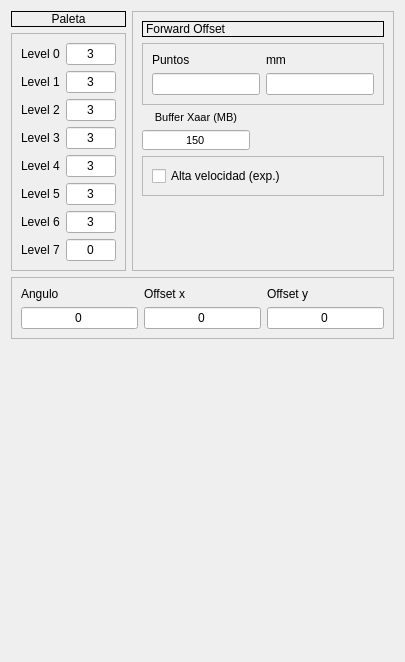
          <widget class="QWidget" name="tab_4">
           <attribute name="title">
            <string>Config</string>
           </attribute>
           <layout class="QGridLayout" name="gridLayout_18">
            <item row="0" column="0">
             <layout class="QHBoxLayout" name="horizontalLayout_12">
              <item>
               <layout class="QVBoxLayout" name="verticalLayout_24">
                <item>
                 <widget class="QLabel" name="label_15">
                  <property name="sizePolicy">
                   <sizepolicy hsizetype="Preferred" vsizetype="Preferred">
                    <horstretch>0</horstretch>
                    <verstretch>0</verstretch>
                   </sizepolicy>
                  </property>
                  <property name="frameShape">
                   <enum>QFrame::Box</enum>
                  </property>
                  <property name="text">
                   <string>Paleta</string>
                  </property>
                  <property name="alignment">
                   <set>Qt::AlignCenter</set>
                  </property>
                 </widget>
                </item>
                <item>
                 <widget class="QFrame" name="frame_5">
                  <property name="sizePolicy">
                   <sizepolicy hsizetype="Preferred" vsizetype="Preferred">
                    <horstretch>1</horstretch>
                    <verstretch>1</verstretch>
                   </sizepolicy>
                  </property>
                  <property name="frameShape">
                   <enum>QFrame::StyledPanel</enum>
                  </property>
                  <property name="frameShadow">
                   <enum>QFrame::Raised</enum>
                  </property>
                  <layout class="QGridLayout" name="gridLayout_10">
                   <item row="0" column="0">
                    <layout class="QGridLayout" name="gridLayout_9">
                     <item row="0" column="0">
                      <widget class="QLabel" name="label">
                       <property name="text">
                        <string>Level 0</string>
                       </property>
                      </widget>
                     </item>
                     <item row="0" column="1">
                      <widget class="QLineEdit" name="m_paletteLevel0">
                       <property name="maximumSize">
                        <size>
                         <width>50</width>
                         <height>16777215</height>
                        </size>
                       </property>
                       <property name="text">
                        <string>3</string>
                       </property>
                       <property name="alignment">
                        <set>Qt::AlignCenter</set>
                       </property>
                      </widget>
                     </item>
                     <item row="1" column="0">
                      <widget class="QLabel" name="label_2">
                       <property name="text">
                        <string>Level 1</string>
                       </property>
                      </widget>
                     </item>
                     <item row="1" column="1">
                      <widget class="QLineEdit" name="m_paletteLevel1">
                       <property name="maximumSize">
                        <size>
                         <width>50</width>
                         <height>16777215</height>
                        </size>
                       </property>
                       <property name="text">
                        <string>3</string>
                       </property>
                       <property name="alignment">
                        <set>Qt::AlignCenter</set>
                       </property>
                      </widget>
                     </item>
                     <item row="2" column="0">
                      <widget class="QLabel" name="label_3">
                       <property name="text">
                        <string>Level 2</string>
                       </property>
                      </widget>
                     </item>
                     <item row="2" column="1">
                      <widget class="QLineEdit" name="m_paletteLevel2">
                       <property name="maximumSize">
                        <size>
                         <width>50</width>
                         <height>16777215</height>
                        </size>
                       </property>
                       <property name="text">
                        <string>3</string>
                       </property>
                       <property name="alignment">
                        <set>Qt::AlignCenter</set>
                       </property>
                      </widget>
                     </item>
                     <item row="3" column="0">
                      <widget class="QLabel" name="label_4">
                       <property name="text">
                        <string>Level 3</string>
                       </property>
                      </widget>
                     </item>
                     <item row="3" column="1">
                      <widget class="QLineEdit" name="m_paletteLevel3">
                       <property name="maximumSize">
                        <size>
                         <width>50</width>
                         <height>16777215</height>
                        </size>
                       </property>
                       <property name="text">
                        <string>3</string>
                       </property>
                       <property name="alignment">
                        <set>Qt::AlignCenter</set>
                       </property>
                      </widget>
                     </item>
                     <item row="4" column="0">
                      <widget class="QLabel" name="label_5">
                       <property name="text">
                        <string>Level 4</string>
                       </property>
                      </widget>
                     </item>
                     <item row="4" column="1">
                      <widget class="QLineEdit" name="m_paletteLevel4">
                       <property name="maximumSize">
                        <size>
                         <width>50</width>
                         <height>16777215</height>
                        </size>
                       </property>
                       <property name="text">
                        <string>3</string>
                       </property>
                       <property name="alignment">
                        <set>Qt::AlignCenter</set>
                       </property>
                      </widget>
                     </item>
                     <item row="5" column="0">
                      <widget class="QLabel" name="label_6">
                       <property name="text">
                        <string>Level 5</string>
                       </property>
                      </widget>
                     </item>
                     <item row="5" column="1">
                      <widget class="QLineEdit" name="m_paletteLevel5">
                       <property name="maximumSize">
                        <size>
                         <width>50</width>
                         <height>16777215</height>
                        </size>
                       </property>
                       <property name="text">
                        <string>3</string>
                       </property>
                       <property name="alignment">
                        <set>Qt::AlignCenter</set>
                       </property>
                      </widget>
                     </item>
                     <item row="6" column="0">
                      <widget class="QLabel" name="label_7">
                       <property name="text">
                        <string>Level 6</string>
                       </property>
                      </widget>
                     </item>
                     <item row="6" column="1">
                      <widget class="QLineEdit" name="m_paletteLevel6">
                       <property name="maximumSize">
                        <size>
                         <width>50</width>
                         <height>16777215</height>
                        </size>
                       </property>
                       <property name="text">
                        <string>3</string>
                       </property>
                       <property name="alignment">
                        <set>Qt::AlignCenter</set>
                       </property>
                      </widget>
                     </item>
                     <item row="7" column="0">
                      <widget class="QLabel" name="label_8">
                       <property name="text">
                        <string>Level 7</string>
                       </property>
                      </widget>
                     </item>
                     <item row="7" column="1">
                      <widget class="QLineEdit" name="m_paletteLevel7">
                       <property name="maximumSize">
                        <size>
                         <width>50</width>
                         <height>16777215</height>
                        </size>
                       </property>
                       <property name="text">
                        <string>0</string>
                       </property>
                       <property name="alignment">
                        <set>Qt::AlignCenter</set>
                       </property>
                      </widget>
                     </item>
                    </layout>
                   </item>
                  </layout>
                 </widget>
                </item>
               </layout>
              </item>
              <item>
               <widget class="QFrame" name="frame_13">
                <property name="frameShape">
                 <enum>QFrame::StyledPanel</enum>
                </property>
                <property name="frameShadow">
                 <enum>QFrame::Raised</enum>
                </property>
                <layout class="QVBoxLayout" name="verticalLayout_8">
                 <item>
                  <layout class="QVBoxLayout" name="verticalLayout_22">
                   <item>
                    <widget class="QLabel" name="label_14">
                     <property name="frameShape">
                      <enum>QFrame::Box</enum>
                     </property>
                     <property name="text">
                      <string>Forward Offset</string>
                     </property>
                    </widget>
                   </item>
                   <item>
                    <widget class="QFrame" name="frame_11">
                     <property name="sizePolicy">
                      <sizepolicy hsizetype="Preferred" vsizetype="Preferred">
                       <horstretch>1</horstretch>
                       <verstretch>0</verstretch>
                      </sizepolicy>
                     </property>
                     <property name="frameShape">
                      <enum>QFrame::StyledPanel</enum>
                     </property>
                     <property name="frameShadow">
                      <enum>QFrame::Raised</enum>
                     </property>
                     <layout class="QHBoxLayout" name="horizontalLayout_10">
                      <item>
                       <layout class="QVBoxLayout" name="verticalLayout_9">
                        <item>
                         <widget class="QLabel" name="label_10">
                          <property name="text">
                           <string>Puntos</string>
                          </property>
                         </widget>
                        </item>
                        <item>
                         <widget class="QLineEdit" name="m_leGlobalOffset">
                          <property name="alignment">
                           <set>Qt::AlignCenter</set>
                          </property>
                         </widget>
                        </item>
                       </layout>
                      </item>
                      <item>
                       <layout class="QVBoxLayout" name="verticalLayout_21">
                        <item>
                         <widget class="QLabel" name="label_13">
                          <property name="text">
                           <string>mm</string>
                          </property>
                         </widget>
                        </item>
                        <item>
                         <widget class="QLineEdit" name="m_leGlobalOffsetmm"/>
                        </item>
                       </layout>
                      </item>
                     </layout>
                    </widget>
                   </item>
                  </layout>
                 </item>
                 <item>
                  <layout class="QHBoxLayout" name="horizontalLayout_11">
                   <item>
                    <layout class="QVBoxLayout" name="verticalLayout_18">
                     <item>
                      <widget class="QLabel" name="label_25">
                       <property name="font">
                        <font>
                         <pointsize>8</pointsize>
                        </font>
                       </property>
                       <property name="text">
                        <string>Buffer Xaar (MB)</string>
                       </property>
                       <property name="alignment">
                        <set>Qt::AlignCenter</set>
                       </property>
                      </widget>
                     </item>
                     <item>
                      <widget class="QLineEdit" name="m_leBufferMB">
                       <property name="sizePolicy">
                        <sizepolicy hsizetype="Preferred" vsizetype="Fixed">
                         <horstretch>0</horstretch>
                         <verstretch>0</verstretch>
                        </sizepolicy>
                       </property>
                       <property name="minimumSize">
                        <size>
                         <width>0</width>
                         <height>20</height>
                        </size>
                       </property>
                       <property name="maximumSize">
                        <size>
                         <width>16777215</width>
                         <height>20</height>
                        </size>
                       </property>
                       <property name="font">
                        <font>
                         <pointsize>8</pointsize>
                        </font>
                       </property>
                       <property name="text">
                        <string>150</string>
                       </property>
                       <property name="alignment">
                        <set>Qt::AlignCenter</set>
                       </property>
                      </widget>
                     </item>
                    </layout>
                   </item>
                   <item>
                    <spacer name="horizontalSpacer">
                     <property name="orientation">
                      <enum>Qt::Horizontal</enum>
                     </property>
                     <property name="sizeHint" stdset="0">
                      <size>
                       <width>89</width>
                       <height>20</height>
                      </size>
                     </property>
                    </spacer>
                   </item>
                  </layout>
                 </item>
                 <item>
                  <widget class="QFrame" name="frame_12">
                   <property name="frameShape">
                    <enum>QFrame::StyledPanel</enum>
                   </property>
                   <property name="frameShadow">
                    <enum>QFrame::Raised</enum>
                   </property>
                   <layout class="QGridLayout" name="gridLayout_11">
                    <item row="0" column="0">
                     <widget class="QCheckBox" name="m_cbDistAltaVelocidad">
                      <property name="text">
                       <string>Alta velocidad (exp.)</string>
                      </property>
                     </widget>
                    </item>
                   </layout>
                  </widget>
                 </item>
                 <item>
                  <spacer name="verticalSpacer_2">
                   <property name="orientation">
                    <enum>Qt::Vertical</enum>
                   </property>
                   <property name="sizeHint" stdset="0">
                    <size>
                     <width>20</width>
                     <height>48</height>
                    </size>
                   </property>
                  </spacer>
                 </item>
                </layout>
               </widget>
              </item>
             </layout>
            </item>
            <item row="1" column="0">
             <widget class="QFrame" name="frame_15">
              <property name="sizePolicy">
               <sizepolicy hsizetype="Preferred" vsizetype="Fixed">
                <horstretch>0</horstretch>
                <verstretch>0</verstretch>
               </sizepolicy>
              </property>
              <property name="maximumSize">
               <size>
                <width>16777215</width>
                <height>65</height>
               </size>
              </property>
              <property name="frameShape">
               <enum>QFrame::StyledPanel</enum>
              </property>
              <property name="frameShadow">
               <enum>QFrame::Raised</enum>
              </property>
              <layout class="QGridLayout" name="gridLayout_16">
               <item row="0" column="0">
                <layout class="QGridLayout" name="gridLayout_14">
                 <item row="0" column="0">
                  <widget class="QLabel" name="label_17">
                   <property name="text">
                    <string>Angulo</string>
                   </property>
                  </widget>
                 </item>
                 <item row="0" column="1">
                  <widget class="QLabel" name="label_18">
                   <property name="text">
                    <string>Offset x</string>
                   </property>
                  </widget>
                 </item>
                 <item row="0" column="2">
                  <widget class="QLabel" name="label_19">
                   <property name="text">
                    <string>Offset y</string>
                   </property>
                  </widget>
                 </item>
                 <item row="1" column="0">
                  <widget class="QLineEdit" name="m_leAngulo">
                   <property name="text">
                    <string>0</string>
                   </property>
                   <property name="alignment">
                    <set>Qt::AlignCenter</set>
                   </property>
                  </widget>
                 </item>
                 <item row="1" column="1">
                  <widget class="QLineEdit" name="m_leX">
                   <property name="text">
                    <string>0</string>
                   </property>
                   <property name="alignment">
                    <set>Qt::AlignCenter</set>
                   </property>
                  </widget>
                 </item>
                 <item row="1" column="2">
                  <widget class="QLineEdit" name="m_leY">
                   <property name="text">
                    <string>0</string>
                   </property>
                   <property name="alignment">
                    <set>Qt::AlignCenter</set>
                   </property>
                  </widget>
                 </item>
                </layout>
               </item>
              </layout>
             </widget>
            </item>
            <item row="2" column="0">
             <spacer name="verticalSpacer_4">
              <property name="orientation">
               <enum>Qt::Vertical</enum>
              </property>
              <property name="sizeHint" stdset="0">
               <size>
                <width>20</width>
                <height>312</height>
               </size>
              </property>
             </spacer>
            </item>
           </layout>
          </widget>
